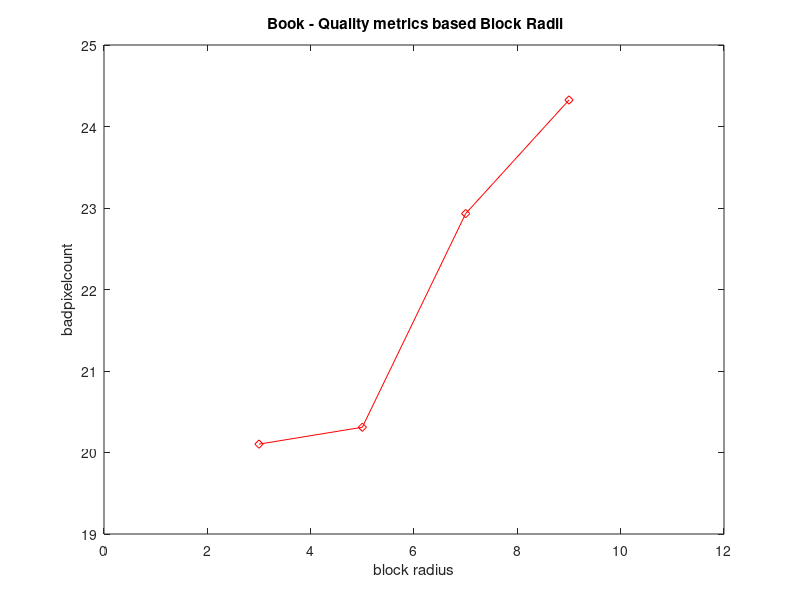

Here is the MATLAB script that generated this plot:
clc , clear
x = [3 5 7 9]
y = [20.1027 20.3101 22.9313 24.3252]
plot(x,y,'d-r')
axis([0,12,19,25])
title(' Book - Quality metrics based Block Radii')
xlabel('block radius')
ylabel('badpixelcount')